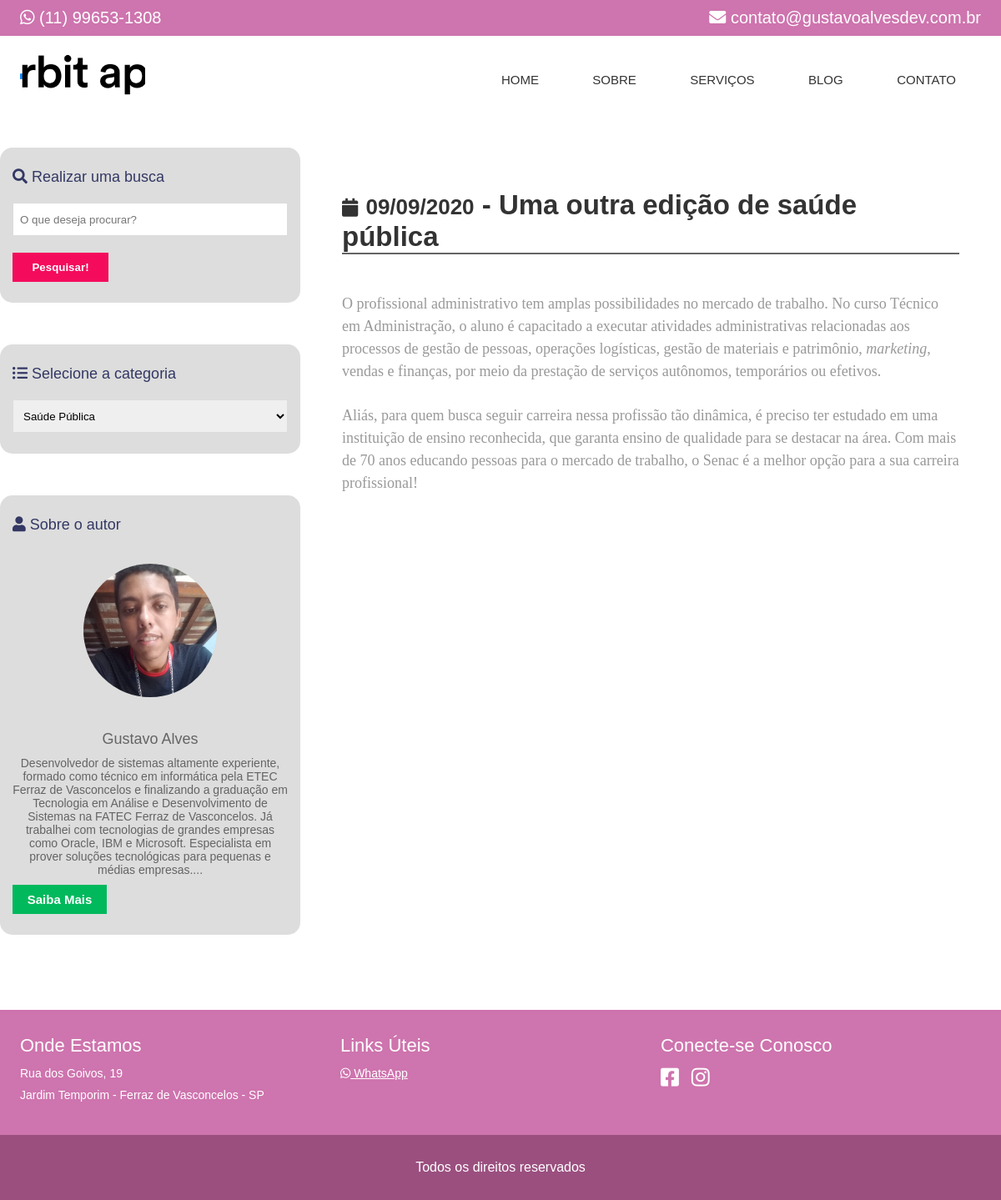
/blog/saude-publica/uma-outra-noticia-sobre-saude-publica, run on the app's committed database.
### classes/MySql.php (called while the page is built)
<?php
	class MySql{
		private static $pdo;
		public static function conectar(){
			if(self::$pdo == null){
				try{
				self::$pdo = new PDO('mysql:host='.HOST.';dbname='.DATABASE,USER,PASSWORD,array(PDO::MYSQL_ATTR_INIT_COMMAND => "SET NAMES utf8"));
				self::$pdo->setAttribute(PDO::ATTR_ERRMODE,PDO::ERRMODE_EXCEPTION);
				}catch(Exception $e){
					echo '<h2>Erro ao conectar</h2>';
				}
			}
			return self::$pdo;
		}
	}
?>

### classes/Painel.php (called while the page is built, shortened)
<?php
	class Painel
	{
		public static function searchFunction($function_description) {
			$sql = MySql::conectar()->prepare("SELECT * FROM `tb_site.funcoes` WHERE descricao = :descricao");
			$sql->bindValue(':descricao', $function_description);
			$sql->execute();
			return $sql->fetch();
		}
	}
?>

### classes/Blog.php (called while the page is built, shortened)
<?php
class Blog
{
	public static function getAllCategories()
	{
		$categories = MySql::conectar()->prepare('SELECT * FROM `tb_site.categorias` ORDER BY order_id ASC');
		$categories->execute();
		$categories = $categories->fetchAll();
		return $categories;
	}
	public static function getCategoriaId($categoriaSlug)
	{
		$categoriaId = 0;
		$sql = MySql::conectar()->prepare('SELECT id FROM `tb_site.categorias` WHERE slug = ?');
		$sql->execute(array($categoriaSlug));
		if ($sql->rowCount() > 0)
			$categoriaId = $sql->fetch()['id'];
		return $categoriaId;
	}
	public static function getPost($postSlug, $categoriaId)
	{
		$post = [];
		$sql = MySql::conectar()->prepare('SELECT * FROM `tb_site.noticias` WHERE slug = ? AND categoria_id = ?');
		$sql->execute(array($postSlug, $categoriaId));
		if ($sql->rowCount() >= 0)
			$post = $sql->fetch();
		return $post;
	}
}

### pages/post.php (the view, shortened to what this page needs)
<?php
	$url = explode('/', $_GET['url']);
	$categoriaExiste = Blog::categoriaExiste($url[1]);
	$categoriaId = Blog::getCategoriaId($url[1]);
	$postExiste = Blog::postExiste($url[2], $categoriaId);
	if (!$categoriaExiste)
		Painel::redirect(INCLUDE_PATH.'blog');
	else {
		if (!$postExiste)
			Painel::redirect(INCLUDE_PATH.'blog');
		else
			$post = Blog::getPost($url[2], $categoriaId);
	}
?>
<section class="noticia-single">
	<div class="sidebar">
			<div class="box-content-sidebar">
				<h3><i class="fa fa-search" aria-hidden="true"></i> Realizar uma busca</h3>
				<form method="POST">
					<input type="text" name="parametro" placeholder="O que deseja procurar?" required />
					<input type="submit" name="buscar" value="Pesquisar!" />
				</form>
			</div>
			<div class="box-content-sidebar">
				<h3><i class="fa fa-list-ul" aria-hidden="true"></i> Selecione a categoria</h3>
				<form>
					<select name="categoria">
						<?php
							$categorias = Blog::getAllCategories();
							foreach($categorias as $key => $value) :
						?>
							<option <?php if (isset($url[1]) && $value['slug'] == $url[1]) echo 'selected'; ?> value="<?= $value['slug']; ?>"><?= $value['nome']; ?></option>
						<?php endforeach; ?>
					</select>
				</form>
			</div>
			<div class="box-content-sidebar">
				<h3><i class="fa fa-user" aria-hidden="true"></i> Sobre o autor</h3>
				<div class="autor-box-portal">
					<div class="box-img-autor"></div>
					<div class="texto-autor-portal text-center">
						<?php
							$infoSite = MySql::conectar()->prepare('SELECT * FROM `tb_site.config`');
							$infoSite->execute();
							$infoSite = $infoSite->fetch();
						?>
						<h3><?= $infoSite['nome_autor']; ?></h3>
						<p><?= substr($infoSite['descricao'], 0, 400).'...' ?><a href="<?= INCLUDE_PATH; ?>sobre-equipe">Saiba Mais</a></p>
					</div>
				</div>
			</div>
		</div>
	<div class="container" style="width: 70%; float: left; padding: 50px">
		<header>
			<h1><i class="fa fa-calendar" style="font-size: 22px;"></i> <span style="font-size: 26px;"><?= date('d/m/Y', strtotime($post['data'])); ?></span> - <?= $post['titulo']; ?></h1>
		</header>
		<article>
			<?= $post['conteudo']; ?>
		</article>
	</div>
</section>

### index.php (shortened to what this page needs)
<?php include('config.php'); ?>
<?php
	$infoSite = MySql::conectar()->prepare("SELECT * FROM `tb_site.config`");
	$infoSite->execute();
	$infoSite = $infoSite->fetch();
	$blogFunction = Painel::searchFunction('blog');
?>
<!DOCTYPE html>
<html>
<head>
	<link href="<?php echo INCLUDE_PATH; ?>estilo/style.css" rel="stylesheet" />
	<link rel="stylesheet" href="<?= INCLUDE_PATH_PAINEL ?>css/sweetalert2.min.css">
	<link rel="stylesheet" href="<?php echo INCLUDE_PATH; ?>estilo/animate.css" />
	<link rel="stylesheet" href="<?= ICONS_URL; ?>" />
</head>
<body>
	<?php
		$url[0] = isset($_GET['url']) ? $_GET['url'] : 'home';
	?>
	<div class="barra-topo">
		<div class="container">
			<div class="box-contato w50 left">
				<p><i class="fab fa-whatsapp"></i> (11) 99653-1308</p>
			</div>
			<div class="box-contato w50 right text-right">
				<p><i class="fas fa-envelope"></i> contato@gustavoalvesdev.com.br</p>
			</div>
		</div>
	</div>
	<header>
		<div class="container">
			<a href="<?= INCLUDE_PATH; ?>"><div class="logo left" <?= ($infoSite['logo_empresa']) ? 'style="background-image: url('.INCLUDE_PATH_PAINEL.'uploads'.'/'.$infoSite['logo_empresa'].')"' : ''; ?>><?= $infoSite['titulo']; ?></div></a>
			<nav class="desktop right">
				<ul>
					<li><a href="<?php echo INCLUDE_PATH; ?>">Home</a></li>
					<li><a href="<?php echo INCLUDE_PATH; ?>sobre-equipe">Sobre</a></li>
					<li><a href="<?php echo INCLUDE_PATH; ?>servicos">Serviços</a></li>
					<?php if ($blogFunction['habilitada'] == 1): ?>
						<li><a href="<?php echo INCLUDE_PATH; ?>blog">Blog</a></li>
					<?php endif; ?>
					<li><a href="<?php echo INCLUDE_PATH; ?>contato">Contato</a></li>
				</ul>
			</nav>
		</div>
	</header>
	<div class="container-principal">
	<?php
		if(file_exists('pages/'.$url[0].'.php')){
			include('pages/'.$url[0].'.php');
		}else{
			if($url[0] != 'servicos' && $url[0] != 'sobre-equipe' && $url[0] != 'contato'){
				$urlPar = explode('/', $url[0])[0];
				if ($urlPar != 'blog') {
					$pagina404 = true;
					require_once 'pages/404.php';
				} else {
					require_once 'pages/blog.php';
				}
			}else{
				require_once 'pages/home.php';
			}
		}
	?>
	</div>
	<footer class="footer">
        <section class="footer-links">
            <div class="container">
                <div class="endereco">
                    <h5>Onde Estamos</h5>
                    <p><?= ($infoSite['endereco_empresa_1']) ? $infoSite['endereco_empresa_1'] : 'Endereço Linha 1' ?></p>
                    <p><p><?= ($infoSite['endereco_empresa_2']) ? $infoSite['endereco_empresa_2'] : 'Endereço Linha 2' ?></p></p>
                </div>
                <div class="links">
                    <h5>Links Úteis</h5>
                    <p><a href="#"><i class="fab fa-whatsapp"></i> WhatsApp</a></p>
                </div>
                <div class="redes">
                    <h5>Conecte-se Conosco</h5>
                    <p><a href="#"><i class="fab fa-facebook-square"></i></a><a href="#"><i class="fab fa-instagram"></i></a></p>
                </div>
            </div>
        </section>
        <section class="footer-direitos">
            <div class="container">
                <p>Todos os direitos reservados</p>
            </div>
        </section>
    </footer>
</body>
</html>

### estilo/style.css (style rules this page uses)
* { margin: 0; padding: 0; box-sizing: border-box; font-family: "Arial", sans-serif; }
html, body { height: 100%; }
input { border: 0; }
.container { max-width: 1280px; padding: 0 2%; margin: 0 auto; }
.w50 { width: 50%; }
.left { float: left; }
.right { float: right; }
.text-center { text-align: center; }
.text-right { text-align: right; }
.barra-topo { background-color: #ce74ae; padding: 10px 0; color: white; }
.box-contato p { font-weight: 400; font-size: 20px; }
header { height: 94px; background-color: #fff; color: #333; }
.logo { width: 150px; height: 54px; margin-top: 20px; font-size: 0; background-image: url(../images/logo.png); background-repeat: no-repeat; background-position: center; background-size: cover; }
nav.desktop ul { position: relative; top: 6px; list-style-type: none; }
nav.desktop li { font-weight: 300; font-size: 15px; padding: 0 30px; line-height: 94px; text-transform: uppercase; display: inline-block; }
nav.desktop a { color: #333; text-decoration: none; }
.footer-links { background-color: #ce74ae; padding: 30px 0; color: #fff; font-weight: lighter; }
.footer-links>.container { display: flex; flex-wrap: wrap; }
.footer-links>.container div { width: 33.3333%; }
.footer-links h5 { font-weight: normal; font-size: 22px; margin-bottom: 12px; }
.footer-links p { font-size: 14px; margin-bottom: 10px; }
.footer-links a { color: #fff; font-size: 14px; margin-right: 15px; }
.footer-links a .fa-facebook-square, .footer-links a .fa-instagram { font-size: 25px; }
.footer-direitos { background-color: #9B4F7F; padding: 30px 0; color: #fff; font-weight: lighter; text-align: center; }
body { overflow-x: hidden; }
.box-content-sidebar { width: 100%; border-radius: 15px; margin-bottom: 50px; background-color: #DDDDDD; padding: 15px; color: #333864; }
.box-content-sidebar h3 { font-size: 18px; font-weight: normal; }
.box-content-sidebar input[type=text] { width: 100%; height: 40px; border: 1px solid rgb(220, 220, 220); padding-left: 8px; margin: 10px 0; }
.box-content-sidebar select { width: 100%; height: 40px; border: 1px solid rgb(220, 220, 220); padding-left: 8px; margin: 10px 0; }
.box-content-sidebar input[type=submit] { cursor: pointer; background-color: #F40B5C; color: white; border: 0; width: 115px; height: 35px; font-weight: bold; margin: 10px 0; }
.sidebar { float: left; width: 30%; }
.autor-box-portal { margin-top: 10px; text-align: center; }
.autor-box-portal h3, .autor-box-portal p { color: #646464; }
.autor-box-portal p { font-size: 14px; margin-top: 8px; font-weight: lighter; }
.autor-box-portal p a { background: #00B95C; display: block; width: 113px; height: 35px; line-height: 35px; text-align: center; padding: 0 3px; font-size: 15px; margin-top: 10px; text-decoration: none; color: white; font-weight: bold; }
.box-img-autor { width: 160px; height: 160px; display: inline-block; border-radius: 50%; margin: 26px 0; background-image: url(../images/perfil.jpg); background-size: 100% 100%; }
.noticia-single { padding: 40px 0; color: #646464; }
.noticia-single h1 { font-size: 33px; border-bottom: 2px solid #646464; }
.noticia-single header { background-color: transparent; }
.noticia-single article { margin-top: 15px; }
.noticia-single article p { margin: 30px 0; font-size: 16px; line-height: 26px; }
.noticia-single h2, .noticia-single h3, .noticia-single h4 .noticia-single h5 .noticia-single h6 { margin: 10px 0; }
.noticia-single p { margin: 10px 0; }

### data on the page
tb_site.config: logo_empresa (picture), nome_autor "Gustavo Alves", descricao "Desenvolvedor de sistemas altamente experiente, formado como técnico em informática pela ETEC Ferraz de Vasconcelos e finalizando a graduação em Tecnologia em Análise e Desenvolvimento de Sistemas na FATEC Ferraz de Vasconcelos. Já trabalhei com tecnologias de grandes empresas como Oracle, IBM e Microsoft. Especialista em prover soluções tecnológicas para pequenas e médias empresas.", endereco_empresa_1 "Rua dos Goivos, 19", endereco_empresa_2 "Jardim Temporim - Ferraz de Vasconcelos - SP"
tb_site.noticias: data "09/09/2020", titulo "Uma outra edição de saúde pública", conteudo "O profissional administrativo tem amplas possibilidades no mercado de trabalho. No curso Técnico em Administração, o aluno é capacitado a executar atividades administrativas relacionadas aos processos de gestão de pessoas, operações logísticas, gestão de materiais e patrimônio, marketing , vendas e finanças, por meio da prestação de serviços autônomos, temporários ou efetivos. Aliás, para quem busca seguir carreira nessa profissão tão dinâmica, é preciso ter estudado em uma instituição de ensino reconhecida, que garanta ensino de qualidade para se destacar na área. Com mais de 70 anos educando pessoas para o mercado de trabalho, o Senac é a melhor opção para a sua carreira profissional!"

### other printed values
form field categoria "Saúde Pública"
